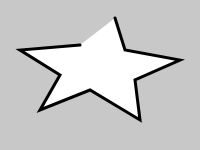
Frame 1 (no input)
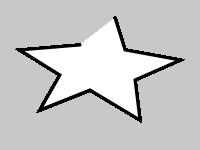
Frame 60 (no input)
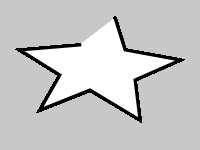
Frame 120 (the mouse pressed at the canvas centre since frame 60)

The p5.js sketch that drew these frames (run headless with seeded random() and noise() and a simulated clock; from frame 60 on, the mouse is pressed at the canvas centre):

// p5.js sketch
// ── sketch.js
function setup() {
	createCanvas(200, 150);
	background(200);
	strokeWeight(3);
}
function draw() {
	beginShape();  //自定义图形绘图开始
		vertex(115, 18);
		vertex(125, 50);
		vertex(180, 60);
		vertex(135, 80);
		vertex(140, 120);
		vertex(90, 90);
		vertex(40, 110);
		vertex(60, 75);
		vertex(20, 50);
		vertex(80, 45);
	endShape();  //自定义图形绘图结束
}
